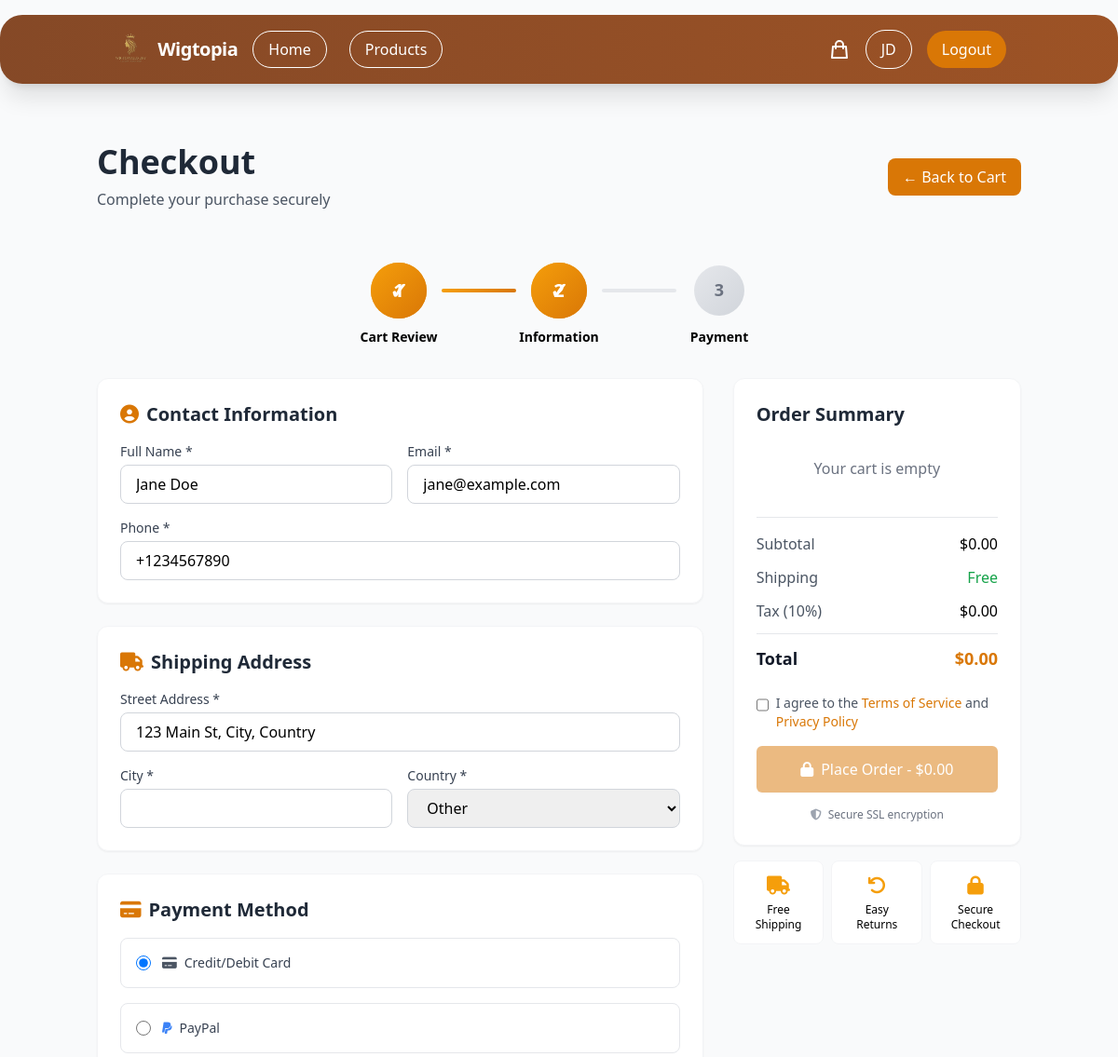
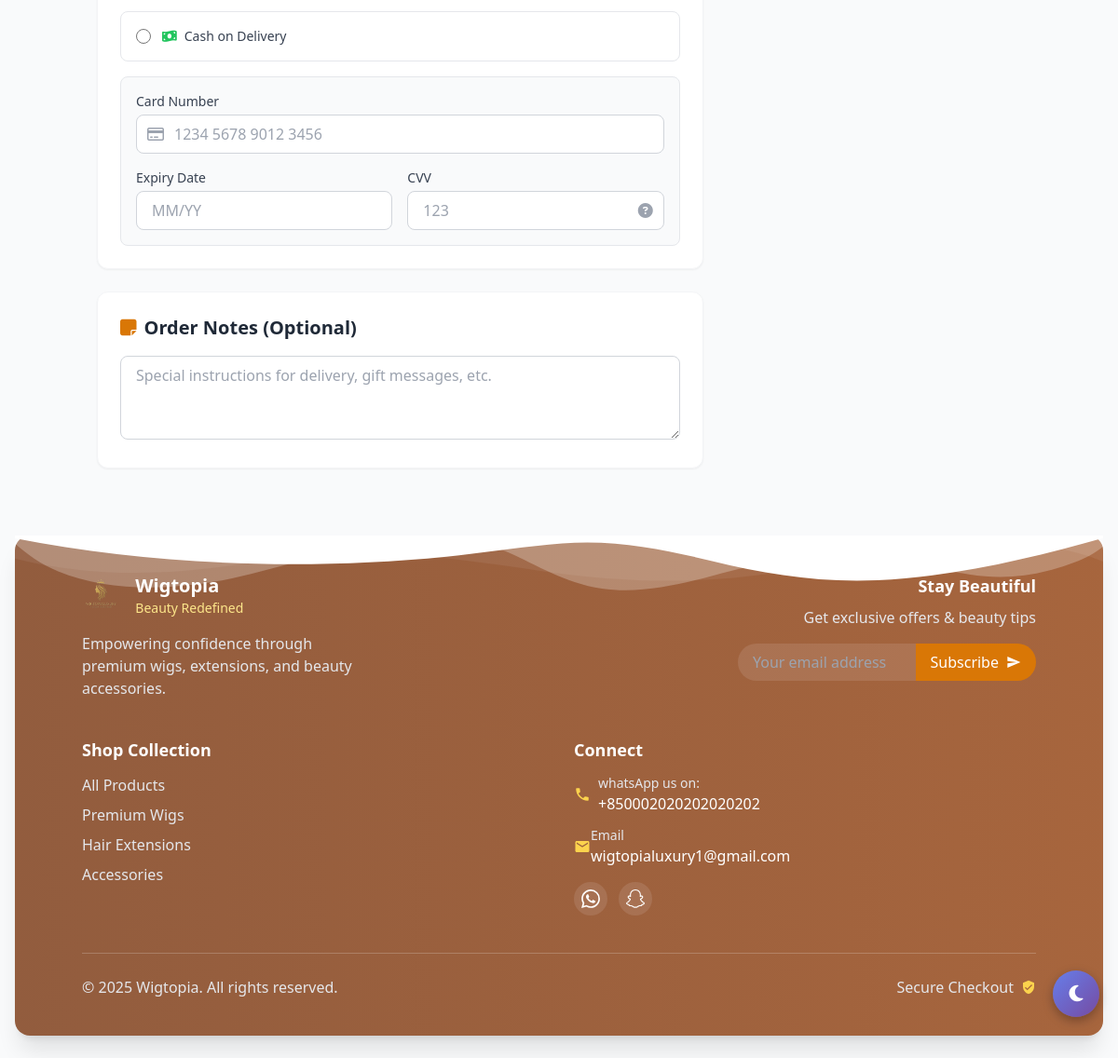
The page /checkout.php (signed in) on the database its author committed (2 pictures, top to bottom).
### tables this page shows
CREATE TABLE IF NOT EXISTS `users` (
  `id` int NOT NULL AUTO_INCREMENT,
  `name` varchar(100) NOT NULL,
  `email` varchar(150) NOT NULL,
  `password` varchar(255) NOT NULL,
  `phone` varchar(20) DEFAULT NULL,
  `address` text,
  `city` varchar(100) DEFAULT NULL,
  `country` varchar(100) DEFAULT NULL,
  `created_at` timestamp NULL DEFAULT CURRENT_TIMESTAMP,
  `remember_token` varchar(255) DEFAULT NULL,
  `remember_token_expires` datetime DEFAULT NULL,
  PRIMARY KEY (`id`),
  UNIQUE KEY `email` (`email`),
  KEY `remember_token` (`remember_token`(250))
);

### public/checkout.php (the view, shortened to what the rows shown need)
<?php
require_once __DIR__ . '/../app/core/db.php';
$user_data = [];
if (isset($_SESSION['user_id'])) {
    try {
        $stmt = $pdo->prepare("SELECT name, email, phone, address, city, country FROM users WHERE id = ?");
        $stmt->execute([$_SESSION['user_id']]);
        $user_data = $stmt->fetch(PDO::FETCH_ASSOC);
    } catch (PDOException $e) {
        error_log("User data error: " . $e->getMessage());
    }
}
?>
<!DOCTYPE html>
<html lang="en">
<head>
    <script src="https://cdn.tailwindcss.com"></script>
    <link href="assets/css/smooth-animations.css" rel="stylesheet">
    <link href="assets/css/dark-mode.css" rel="stylesheet">
    <link href="assets/css/loading-skeleton.css" rel="stylesheet">
    <script src="https://cdn.tailwindcss.com"></script>
    <link rel="stylesheet" href="https://cdnjs.cloudflare.com/ajax/libs/font-awesome/6.4.0/css/all.min.css">
</head>
<body class="bg-gray-50 font-sans">
    <?php include 'header.php'; ?>
    <main class="container mx-auto px-4 py-8 md:py-12">
        <div class="mb-8 animate fade-in">
            <div class="flex items-center justify-between mb-6">
                <div>
                    <h1 class="text-3xl md:text-4xl font-bold text-gray-800 mb-2">Checkout</h1>
                </div>
            </div>
    </div>
    <form method="POST" class="space-y-8">
        <div class="grid grid-cols-1 lg:grid-cols-3 gap-8">
            <div class="lg:col-span-2 space-y-6">
                <div class="bg-white rounded-xl shadow-sm p-6 border border-gray-100">
                    <h2 class="text-xl font-semibold text-gray-800 mb-4 flex items-center">
                        <i class="fas fa-user-circle text-amber-600 mr-2"></i>
                        Contact Information
                    </h2>
                    <div class="grid grid-cols-1 md:grid-cols-2 gap-4">
                        <div>
                            <label for="customer_name" class="block text-sm font-medium text-gray-700 mb-1">Full Name *</label>
                            <input type="text" id="customer_name" name="customer_name" required
                                   value="<?php echo htmlspecialchars($_POST['customer_name'] ?? $user_data['name'] ?? ''); ?>"
                                   class="w-full px-4 py-2 border border-gray-300 rounded-lg focus:ring-2 focus:ring-amber-500 focus:border-transparent">
                        </div>
                        <div>
                            <label for="customer_email" class="block text-sm font-medium text-gray-700 mb-1">Email *</label>
                            <input type="email" id="customer_email" name="customer_email" required
                                   value="<?php echo htmlspecialchars($_POST['customer_email'] ?? $user_data['email'] ?? ''); ?>"
                                   class="w-full px-4 py-2 border border-gray-300 rounded-lg focus:ring-2 focus:ring-amber-500 focus:border-transparent">
                        </div>
                        <div class="md:col-span-2">
                            <label for="customer_phone" class="block text-sm font-medium text-gray-700 mb-1">Phone *</label>
                            <input type="tel" id="customer_phone" name="customer_phone" required
                                   value="<?php echo htmlspecialchars($_POST['customer_phone'] ?? $user_data['phone'] ?? ''); ?>"
                                   class="w-full px-4 py-2 border border-gray-300 rounded-lg focus:ring-2 focus:ring-amber-500 focus:border-transparent">
                        </div>
                    </div>
                </div>
                <div class="bg-white rounded-xl shadow-sm p-6 border border-gray-100">
                    <h2 class="text-xl font-semibold text-gray-800 mb-4 flex items-center">
                        <i class="fas fa-truck text-amber-600 mr-2"></i>
                        Shipping Address
                    </h2>
                    <div class="space-y-4">
                        <div>
                            <label for="customer_address" class="block text-sm font-medium text-gray-700 mb-1">Street Address *</label>
                            <input type="text" id="customer_address" name="customer_address" required
                                   value="<?php echo htmlspecialchars($_POST['customer_address'] ?? $user_data['address'] ?? ''); ?>"
                                   class="w-full px-4 py-2 border border-gray-300 rounded-lg focus:ring-2 focus:ring-amber-500 focus:border-transparent">
                        </div>
                        <div class="grid grid-cols-1 md:grid-cols-2 gap-4">
                            <div>
                                <label for="customer_country" class="block text-sm font-medium text-gray-700 mb-1">Country *</label>
                                <select id="customer_country" name="customer_country" required
                                        class="w-full px-4 py-2 border border-gray-300 rounded-lg focus:ring-2 focus:ring-amber-500 focus:border-transparent">
                                    <option value="Other" <?php echo (empty(($_POST['customer_country'] ?? $user_data['country'] ?? '')) ? 'selected' : ''); ?>>Other</option>
                                </select>
                            </div>
                        </div>
                    </div>
                </div>
                <div class="bg-white rounded-xl shadow-sm p-6 border border-gray-100">
                    <h2 class="text-xl font-semibold text-gray-800 mb-4 flex items-center">
                        <i class="fas fa-credit-card text-amber-600 mr-2"></i>
                        Payment Method
                    </h2>
                </div>
                <div class="bg-white rounded-xl shadow-sm p-6 border border-gray-100">
                    <h2 class="text-xl font-semibold text-gray-800 mb-4 flex items-center">
                        <i class="fas fa-sticky-note text-amber-600 mr-2"></i>
                        Order Notes (Optional)
                    </h2>
                </div>
            </div>
            <div class="lg:sticky lg:top-8 h-fit">
                <div class="bg-white rounded-xl shadow-sm p-6 border border-gray-100">
                    <h2 class="text-xl font-semibold text-gray-800 mb-4">Order Summary</h2>
                </div>
            </div>
        </div>
    </form>
</main>
<?php include 'footer.php'; ?>
</body>
</html>

### rows shown on the page
users: customer_name "Jane Doe", customer_email "jane@example.com", customer_phone "+1234567890", customer_address "123 Main St, City, Country", customer_country "Other"

### other values the page prints
getInitials($_SESSION['user_name']) "JD"
$subtotal "0.00"
$tax "0.00"
$total "0.00"
